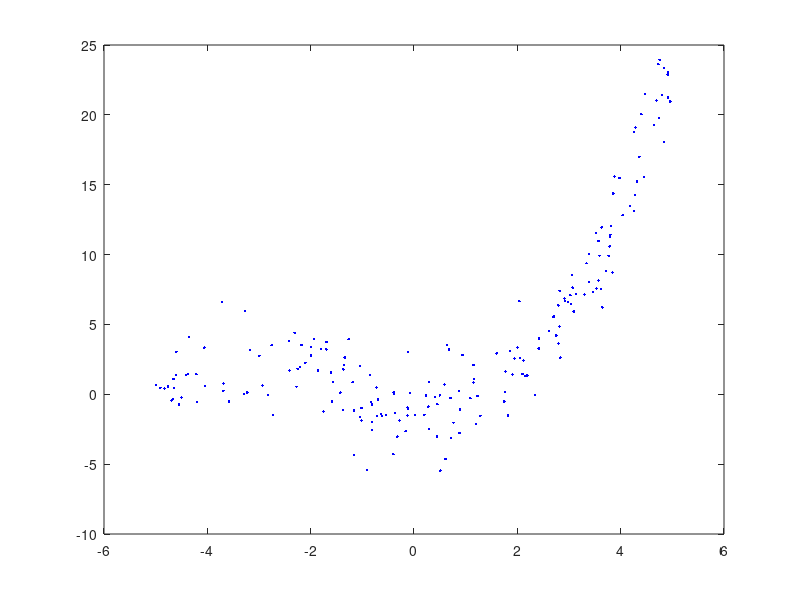

This figure's MATLAB source: (Note: this script raises an error after producing the figure.)
clear all
close all

load polyData.mat
N = size(X,1);

plot(X,y,'b.');hold on
yl = ylim;

lambda = 1e-4;
sigma = .5;

nBootstraps = 100;
Xhat = [-5:.1:5]';
for j = 1:nBootstraps
    for i = 1:N
        ind = randi(100);
        Xbs(i,:) = X(ind,:);
        ybs(i,1) = y(ind);
    end
    
    model = rbfRegress(Xbs,ybs,lambda,sigma);
    
    yhat(:,j) = model.predict(model,Xhat);
    
    plot(Xhat,yhat(:,j),'y');
    plot(X,y,'b.');
    ylim(yl);
end
plot(X,y,'b.');
plot(Xhat,mean(yhat,2),'g','LineWidth',2);
ylim(yl);